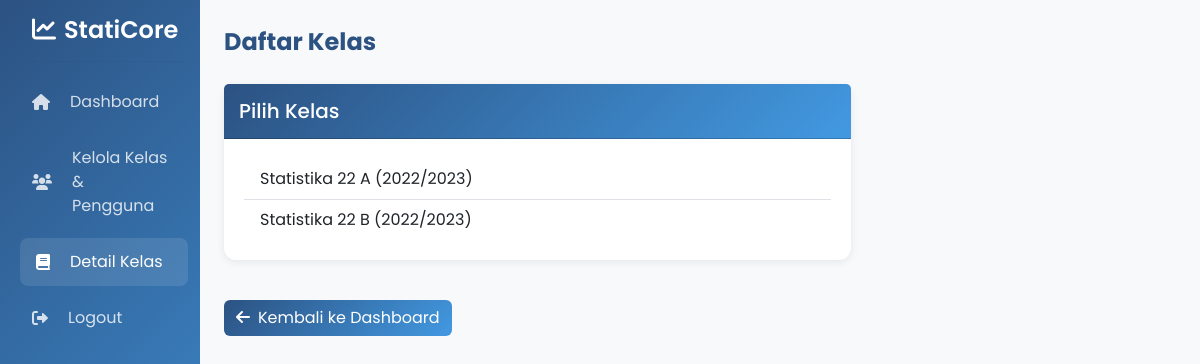
/views/admin/daftar_kelas.php (signed in), run on the app's committed database.
### tables this page shows
CREATE TABLE `kelas` (
  `id` int(11) NOT NULL,
  `nama_kelas` varchar(50) NOT NULL,
  `tahun_ajaran` varchar(9) NOT NULL,
  `created_at` timestamp NOT NULL DEFAULT current_timestamp()
);

### views/admin/daftar_kelas.php (the view, shortened to what this page needs)
<?php
$db = new Database();
$conn = $db->getConnection();
$stmt_kelas_list = $conn->query("SELECT id, nama_kelas, tahun_ajaran FROM kelas ORDER BY tahun_ajaran DESC");
$list_kelas = $stmt_kelas_list->fetchAll(PDO::FETCH_ASSOC);
?>
<!DOCTYPE html>
<html lang="id">
<head>
    <link href="https://cdn.jsdelivr.net/npm/bootstrap@5.3.0/dist/css/bootstrap.min.css" rel="stylesheet">
    <link href="https://cdnjs.cloudflare.com/ajax/libs/font-awesome/6.0.0/css/all.min.css" rel="stylesheet">
</head>
<body>
    <div class="container-fluid">
        <div class="row">
            <div class="col-md-3 col-lg-2 px-0 sidebar" id="drawerSidebar">
                <div class="p-3">
                    <h4><i class="fas fa-chart-line me-2"></i>StatiCore</h4>
                    <hr>
                    <ul class="nav flex-column">
                        <li class="nav-item">
                            <a class="nav-link" href="dashboard.php">
                                <i class="fas fa-home me-2"></i>Dashboard
                            </a>
                        </li>
                        <li class="nav-item">
                            <a class="nav-link" href="manage_classes.php">
                                <i class="fas fa-users me-2"></i>Kelola Kelas & Pengguna
                            </a>
                        </li>
                        <li class="nav-item">
                            <a class="nav-link active" href="detail_kelas.php">
                                <i class="fa-solid fa-book me-2"></i>Detail Kelas
                            </a>
                        </li>
                        <li class="nav-item">
                            <a class="nav-link" href="../../logout.php" id="logoutBtn">
                                <i class="fas fa-sign-out-alt me-2"></i>Logout
                            </a>
                        </li>
                    </ul>
                </div>
            </div>
            <div class="col-md-9 col-lg-10 p-4 content-wrapper">
                <div class="mb-4 Title">Daftar Kelas</div>
                <div class="row">
                    <div class="col-md-8 mb-4">
                        <div class="card h-100">
                            <div class="card-header">
                                <h5 class="mb-0">Pilih Kelas</h5>
                            </div>
                            <div class="card-body overflow-auto" style="max-height: 500px;">
                                <?php if (!empty($list_kelas)): ?>
                                    <ul class="list-group list-group-flush">
                                        <?php foreach ($list_kelas as $k): ?>
                                            <li class="list-group-item"
                                                onclick="window.location.href='detail_kelas.php?id=<?= $k['id'] ?>'">
                                                <?= htmlspecialchars($k['nama_kelas']) ?>
                                                (<?= htmlspecialchars($k['tahun_ajaran']) ?>)
                                            </li>
                                        <?php endforeach; ?>
                                    </ul>
                                <?php else: ?>
                                    <p class="text-muted text-center my-4">Tidak ada kelas tersedia.</p>
                                <?php endif; ?>
                            </div>
                        </div>
                    </div>
                </div>
                <a href="dashboard.php" class="btn btn-secondary mt-3">
                    <i class="fas fa-arrow-left me-2"></i>Kembali ke Dashboard
                </a>
            </div>
        </div>
    </div>
</body>
</html>

### views/admin/daftar_kelas.php (style rules this page uses)
:root { --primary: #2c5282; --secondary: #4299e1; --accent: #f6ad55; --light: #f7fafc; --border-radius-sm: 8px; --border-radius-md: 12px; --border-radius-lg: 16px; }
body { font-family: 'Poppins', sans-serif; background-color: #f8f9fa; color: var(--primary); }
.Title { font-size: 1.5rem; font-weight: 700; margin-bottom: 30px; color: var(--primary); }
.sidebar { background: linear-gradient(135deg, var(--primary), var(--secondary)); min-height: 100vh; transition: all 0.3s ease; }
.sidebar .nav-link { color: rgba(255, 255, 255, 0.8); border-radius: var(--border-radius-sm); padding: 0.75rem 1rem; margin-bottom: 0.5rem; display: flex; align-items: center; gap: 0.75rem; }
.sidebar .nav-link:hover, .sidebar .nav-link.active { color: white; background-color: rgba(255, 255, 255, 0.1); transform: translateX(4px); }
.sidebar h4 { font-weight: 600; padding-left: 1rem; color: white; }
.card { border: none; border-radius: 12px; box-shadow: 0 2px 8px rgba(0, 0, 0, 0.08); transition: transform 0.2s ease; background-color: white; }
.card-header { background: linear-gradient(135deg, var(--primary), var(--secondary)); color: white; font-weight: bold; padding: 15px; }
.card-body { padding: 20px; }
.list-group-item { cursor: pointer; transition: background-color 0.2s ease; border-left: 4px solid transparent; }
.btn-secondary { background: linear-gradient(135deg, var(--primary), var(--secondary)); border: none; color: white; }

### data on the page
kelas: nama_kelas "Statistika 22 A", tahun_ajaran "2022/2023"
kelas: nama_kelas "Statistika 22 B", tahun_ajaran "2022/2023"
